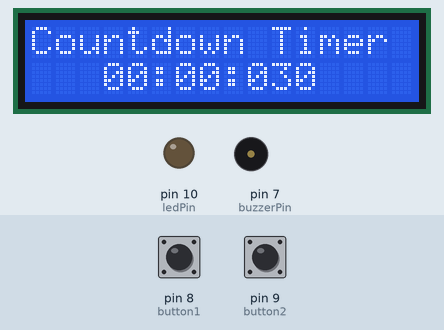
This sketch was run on a simulated Arduino Uno, built with avr-gcc and run on an emulated ATmega328P. Parts: 16×2 character LCD, output pins drawn as LEDs (lit = HIGH), buzzer (waves = sounding). Dashed ring = blinking. The test bench sets the inputs (shaded band); at power-on: pin 9 (button2) HIGH, pin 8 (button1) HIGH.

Above: at 1.2 s.
1.3 s: pin 9 (button2) pulled LOW for 0.15 s
At 2.8 s:
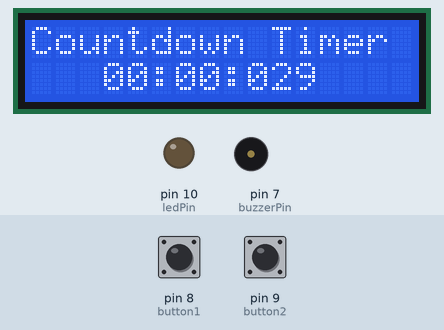
3.2 s: pin 8 (button1) pulled LOW for 0.15 s
4.8 s: pin 9 (button2) pulled LOW for 1 s
At 4.9 s:
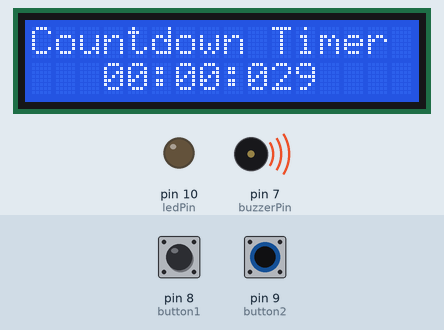
At 35.3 s:
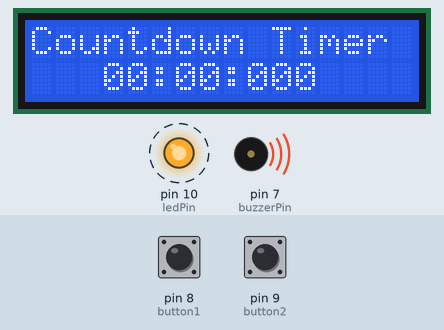
Timing chart, 0 to 37.4 s (numbered marks = the images above; inputs shaded):
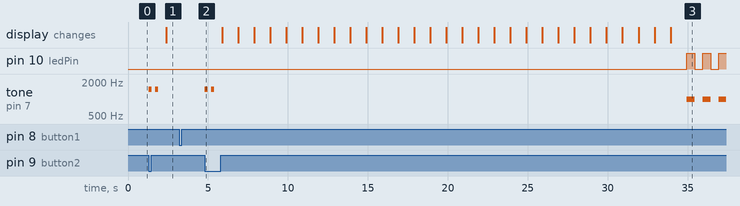

Measured:
- after the input at 1.3 s, tone on pin 7 (buzzerPin): alternates 1500 Hz for 0.20 s and silent for 0.20 s, 4 changes in all, then stays silent, starting at once; the display: changes after 1.1 s (image 1)
- after the input at 3.2 s, every drawn part: stays the same
- after the input at 4.8 s, pin 10 (ledPin): alternates HIGH for 0.50 s and LOW for 0.50 s, starting after 30.1 s; tone on pin 7 (buzzerPin): plays 1500 Hz for 0.20 s, 1500 Hz for 0.20 s, 1000 Hz for 0.50 s, 1000 Hz for 0.50 s, 1000 Hz for 0.47 s, starting at once

The sketch:

studytimereminder1.ino
```cpp
#include <LiquidCrystal.h>

// LCD Configuration: RS=12, E=11, D4=5, D5=4, D6=3, D7=2
LiquidCrystal lcd(12, 11, 5, 4, 3, 2);

// Define pins
int button1 = 8;  // Pause button
int button2 = 9;  // Start button
int ledPin = 10;  // LED pin
int buzzerPin = 7; // Buzzer pin

// Time variables
int u_hour = 0, d_hour = 0;
int u_minute = 0, d_minute = 0;  // Default to 1 minute
int u_second = 30, d_second = 0;
long previousMillis = 0;
bool running = false;
bool alarmTriggered = false;

void setup() {
    pinMode(button1, INPUT_PULLUP);
    pinMode(button2, INPUT_PULLUP);
    pinMode(ledPin, OUTPUT);
    pinMode(buzzerPin, OUTPUT);

    lcd.begin(16, 2);
    lcd.clear();
    display_time();
}

void loop() {
    handle_buttons();
    if (running) {
        update_seconds();
        display_time();
    }
    trigger_alarm();
}

void update_seconds() {
    if (millis() - previousMillis >= 1000) {
        previousMillis = millis();
        if (d_hour == 0 && u_hour == 0 && d_minute == 0 && u_minute == 0 && d_second == 0 && u_second == 0) {
            running = false;
            alarmTriggered = true;
        } else {
            countdown();
        }
    }
}

void countdown() {
    if (u_second > 0) {
        u_second--;
    } else {
        u_second = 9;
        if (d_second > 0) {
            d_second--;
        } else {
            d_second = 5;
            if (u_minute > 0) {
                u_minute--;
            } else {
                u_minute = 9;
                if (d_minute > 0) {
                    d_minute--;
                } else {
                    d_minute = 5;
                    if (u_hour > 0) {
                        u_hour--;
                    } else {
                        if (d_hour > 0) {
                            d_hour--;
                            u_hour = 9;
                        }
                    }
                }
            }
        }
    }
}

void display_time() {
    lcd.setCursor(0, 0);
    lcd.print("Countdown Timer ");
    lcd.setCursor(3, 1);
    lcd.print(d_hour);
    lcd.print(u_hour);
    lcd.print(":");
    lcd.print(d_minute);
    lcd.print(u_minute);
    lcd.print(":");
    lcd.print(d_second);
    lcd.print(u_second);
}

void handle_buttons() {
    if (digitalRead(button1) == LOW) { // Pause timer
        running = false;
        delay(300);
    }
    if (digitalRead(button2) == LOW) { // Start timer
        running = true;
        alarmTriggered = false;
        start_alarm();
        delay(300);
    }
}

void start_alarm() {
    for (int i = 0; i < 2; i++) {
        tone(buzzerPin, 1500);
        delay(200);
        noTone(buzzerPin);
        delay(200);
    }
}

void trigger_alarm() {
    if (alarmTriggered) {
        for (int i = 0; i < 5; i++) {
            digitalWrite(ledPin, HIGH);
            tone(buzzerPin, 1000);
            delay(500);
            noTone(buzzerPin);
            digitalWrite(ledPin, LOW);
            delay(500);
        }
        alarmTriggered = false;
    }
}
```
